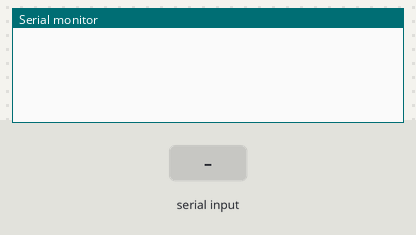
A sketch run on a simulated Arduino Uno, built with avr-gcc and run on an emulated ATmega328P. Parts: the last lines printed to the serial monitor. The test bench sets the inputs (shaded band).

Above: at 1.2 s.
1.3 s: "1" received over Serial
At 2.5 s:
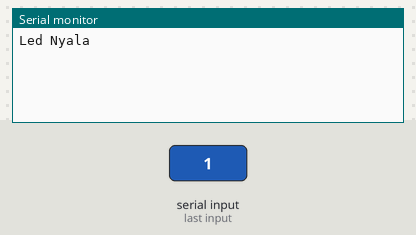
2.8 s: "0" received over Serial
At 3.8 s:
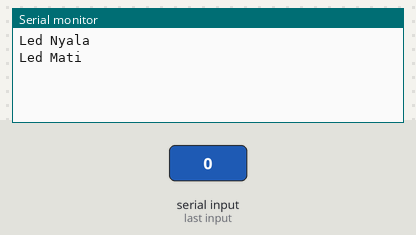

Measured:
- after the input at 1.3 s, the serial monitor: prints a new line at once (image 1)
- after the input at 2.8 s, the serial monitor: prints a new line at once (image 2)

The sketch:

latihanSerial2.ino
```cpp
char userInput;
void setup() {
  // put your setup code here, to run once:
Serial.begin(9600);
}

void loop() {
  // put your main code here, to run repeatedly:
if(Serial.available()>0){
  userInput = Serial.read();
  if(userInput == '1'){
    Serial.println("Led Nyala");
  }
  else if(userInput == '0'){
    Serial.println("Led Mati");
  }
}
}
```
